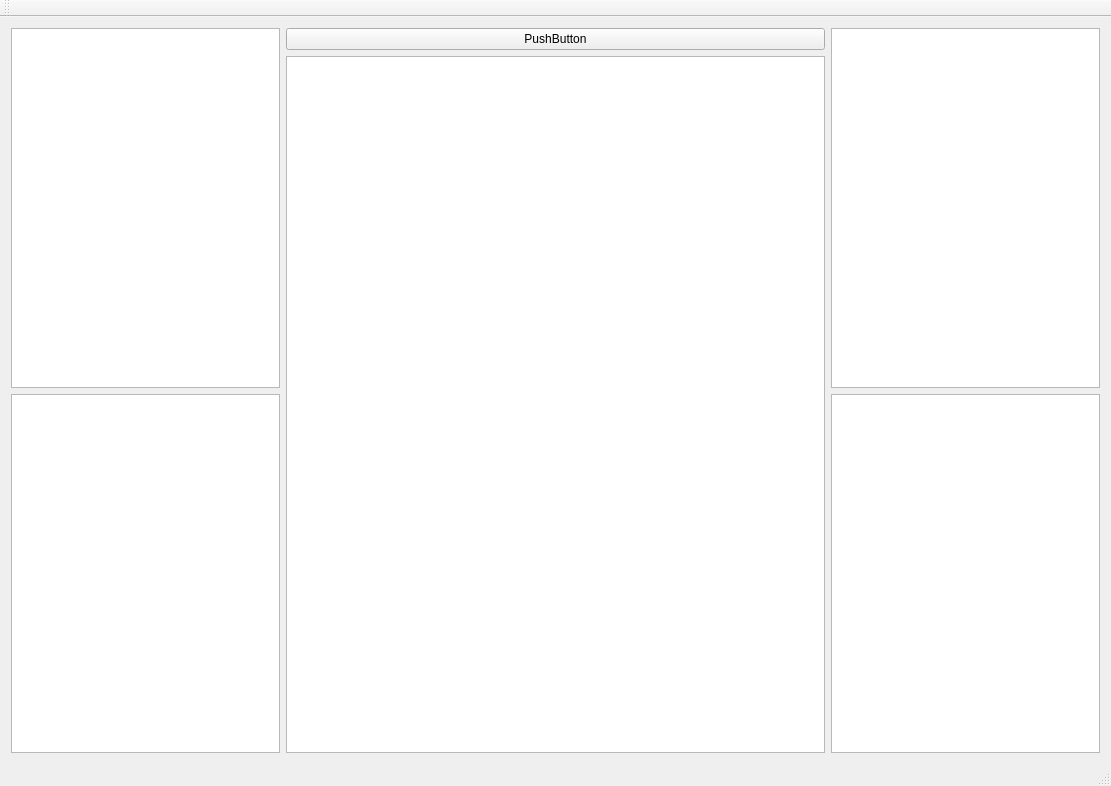
<?xml version="1.0" encoding="UTF-8"?>
<ui version="4.0">
 <class>MatrixComplierClass</class>
 <widget class="QMainWindow" name="MatrixComplierClass">
  <property name="geometry">
   <rect>
    <x>0</x>
    <y>0</y>
    <width>1111</width>
    <height>786</height>
   </rect>
  </property>
  <property name="windowTitle">
   <string>MatrixComplier</string>
  </property>
  <widget class="QWidget" name="centralWidget">
   <layout class="QHBoxLayout" name="horizontalLayout">
    <item>
     <layout class="QHBoxLayout" name="horizontalLayout_Main" stretch="1,2,1">
      <item>
       <layout class="QVBoxLayout" name="verticalLayout_Left">
        <property name="sizeConstraint">
         <enum>QLayout::SetDefaultConstraint</enum>
        </property>
        <item>
         <layout class="QVBoxLayout" name="verticalLayout_Dir">
          <item>
           <widget class="QTreeView" name="treeView">
            <property name="sizeAdjustPolicy">
             <enum>QAbstractScrollArea::AdjustToContentsOnFirstShow</enum>
            </property>
            <property name="dragEnabled">
             <bool>true</bool>
            </property>
            <property name="dragDropMode">
             <enum>QAbstractItemView::DragOnly</enum>
            </property>
            <attribute name="headerVisible">
             <bool>true</bool>
            </attribute>
            <attribute name="headerHighlightSections">
             <bool>false</bool>
            </attribute>
            <attribute name="headerStretchLastSection">
             <bool>false</bool>
            </attribute>
           </widget>
          </item>
         </layout>
        </item>
        <item>
         <layout class="QVBoxLayout" name="verticalLayout_Info">
          <item>
           <widget class="QTableView" name="tableView_Info">
            <property name="editTriggers">
             <set>QAbstractItemView::NoEditTriggers</set>
            </property>
            <property name="alternatingRowColors">
             <bool>true</bool>
            </property>
            <property name="selectionBehavior">
             <enum>QAbstractItemView::SelectRows</enum>
            </property>
            <property name="gridStyle">
             <enum>Qt::NoPen</enum>
            </property>
            <attribute name="horizontalHeaderVisible">
             <bool>false</bool>
            </attribute>
            <attribute name="horizontalHeaderCascadingSectionResizes">
             <bool>false</bool>
            </attribute>
            <attribute name="horizontalHeaderStretchLastSection">
             <bool>true</bool>
            </attribute>
            <attribute name="verticalHeaderVisible">
             <bool>false</bool>
            </attribute>
           </widget>
          </item>
         </layout>
        </item>
       </layout>
      </item>
      <item>
       <layout class="QVBoxLayout" name="verticalLayout_Med">
        <item>
         <widget class="QPushButton" name="pushButton">
          <property name="text">
           <string>PushButton</string>
          </property>
         </widget>
        </item>
        <item>
         <widget class="QTextEdit" name="textEdit"/>
        </item>
       </layout>
      </item>
      <item>
       <layout class="QVBoxLayout" name="verticalLayout_Right">
        <item>
         <layout class="QVBoxLayout" name="verticalLayout_Var">
          <item>
           <widget class="QTableView" name="tableView_Var">
            <property name="editTriggers">
             <set>QAbstractItemView::NoEditTriggers</set>
            </property>
            <property name="alternatingRowColors">
             <bool>true</bool>
            </property>
            <property name="showGrid">
             <bool>false</bool>
            </property>
            <attribute name="horizontalHeaderVisible">
             <bool>false</bool>
            </attribute>
            <attribute name="horizontalHeaderStretchLastSection">
             <bool>true</bool>
            </attribute>
            <attribute name="verticalHeaderVisible">
             <bool>false</bool>
            </attribute>
           </widget>
          </item>
         </layout>
        </item>
        <item>
         <layout class="QVBoxLayout" name="verticalLayout_Log">
          <item>
           <widget class="QTableView" name="tableView_Log">
            <property name="editTriggers">
             <set>QAbstractItemView::NoEditTriggers</set>
            </property>
            <property name="alternatingRowColors">
             <bool>true</bool>
            </property>
            <property name="showGrid">
             <bool>false</bool>
            </property>
            <attribute name="horizontalHeaderVisible">
             <bool>false</bool>
            </attribute>
            <attribute name="horizontalHeaderStretchLastSection">
             <bool>true</bool>
            </attribute>
            <attribute name="verticalHeaderVisible">
             <bool>false</bool>
            </attribute>
           </widget>
          </item>
         </layout>
        </item>
       </layout>
      </item>
     </layout>
    </item>
   </layout>
  </widget>
  <widget class="QMenuBar" name="menuBar">
   <property name="geometry">
    <rect>
     <x>0</x>
     <y>0</y>
     <width>1111</width>
     <height>23</height>
    </rect>
   </property>
  </widget>
  <widget class="QToolBar" name="mainToolBar">
   <attribute name="toolBarArea">
    <enum>TopToolBarArea</enum>
   </attribute>
   <attribute name="toolBarBreak">
    <bool>false</bool>
   </attribute>
  </widget>
  <widget class="QStatusBar" name="statusBar"/>
 </widget>
 <layoutdefault spacing="6" margin="11"/>
 <resources>
  <include location="MatrixComplier.qrc"/>
 </resources>
 <connections/>
</ui>
